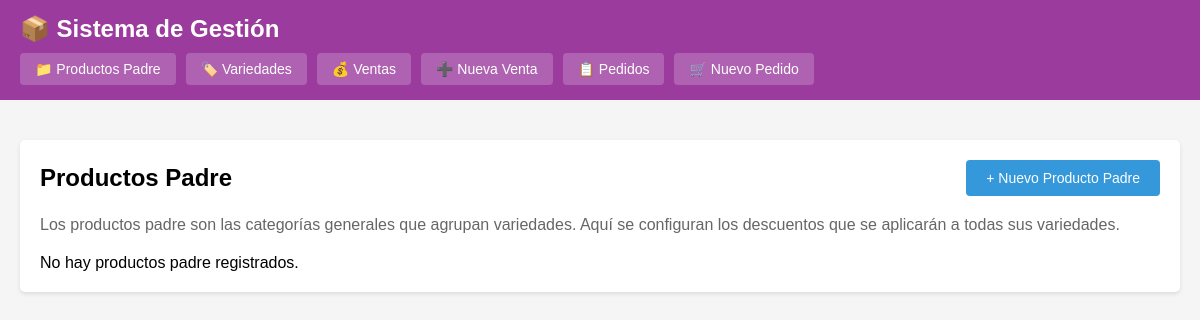
The page /index.php?c=productoPadre&a=index on the database as committed earlier.
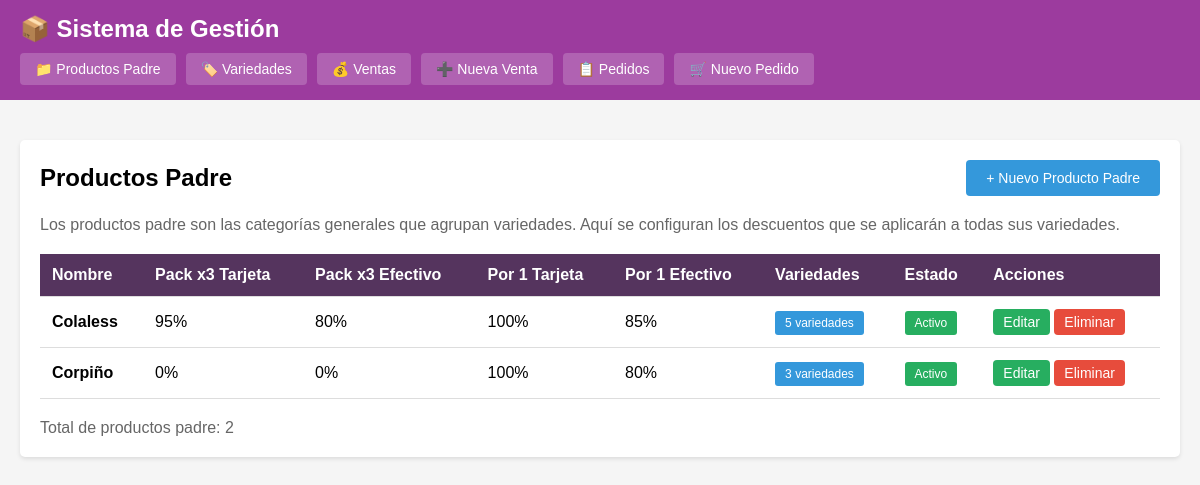
The same page on the database as committed later.
### tables this page shows
CREATE TABLE productos_padre (
            id INTEGER PRIMARY KEY AUTOINCREMENT,
            nombre VARCHAR(200) NOT NULL,
            porcentaje_pack3_tarjeta DECIMAL(5,2) DEFAULT 100,
            porcentaje_pack3_efectivo DECIMAL(5,2) DEFAULT 80,
            porcentaje_unidad_tarjeta DECIMAL(5,2) DEFAULT 100,
            porcentaje_unidad_efectivo DECIMAL(5,2) DEFAULT 80,
            activo INTEGER DEFAULT 1,
            fecha_creacion DATETIME DEFAULT CURRENT_TIMESTAMP
        );

### controllers/ProductoPadreController.php (called while the page is built, shortened)
<?php
class ProductoPadreController {
    private $productoPadreModel;
    public function __construct() {
        $this->productoPadreModel = new ProductoPadre();
    }
    public function index() {
        $productos = $this->productoPadreModel->getAll(true);
        $this->render('productos_padre/index', [
            'productos' => $productos
        ]);
    }
    private function render($view, $data = []) {
        extract($data);
        require BASE_PATH . '/views/' . $view . '.php';
        require BASE_PATH . '/views/layout.php';
    }
}
?>

### config/database.php (called while the page is built, shortened)
<?php
class Database {
    private static $instance = null;
    private $conn;
    private function __construct() {
        try {
            $this->conn = new PDO('sqlite:' . DB_PATH);
            $this->conn->setAttribute(PDO::ATTR_ERRMODE, PDO::ERRMODE_EXCEPTION);
            $this->conn->setAttribute(PDO::ATTR_DEFAULT_FETCH_MODE, PDO::FETCH_ASSOC);
        } catch(PDOException $e) {
            die("Error de conexión: " . $e->getMessage());
        }
    }
    public static function getInstance() {
        if (self::$instance === null) {
            self::$instance = new self();
        }
        return self::$instance;
    }
    public function getConnection() {
        return $this->conn;
    }
}
?>

### models/ProductoPadre.php (called while the page is built, shortened)
<?php
class ProductoPadre {
    private $db;
    public function __construct() {
        $this->db = Database::getInstance()->getConnection();
    }
    public function getAll($soloActivos = true) {
        $sql = "SELECT * FROM productos_padre";
        if ($soloActivos) $sql .= " WHERE activo = 1";
        $sql .= " ORDER BY nombre";
        $stmt = $this->db->query($sql);
        return $stmt->fetchAll();
    }
    public function cantidadVariedades($id) {
        $stmt = $this->db->prepare("SELECT COUNT(*) FROM variedades WHERE producto_padre_id = ? AND activo = 1");
        $stmt->execute([$id]);
        return $stmt->fetchColumn();
    }
}
?>

### views/productos_padre/index.php (the view)
<div style="display: flex; justify-content: space-between; align-items: center; margin-bottom: 20px;">
    <h2>Productos Padre</h2>
    <a href="index.php?c=productoPadre&a=crear" class="btn btn-primary">+ Nuevo Producto Padre</a>
</div>
<p style="color: #666; margin-bottom: 20px;">
    Los productos padre son las categorías generales que agrupan variedades. Aquí se configuran los descuentos que se aplicarán a todas sus variedades.
</p>
<?php if (empty($productos)): ?>
    <p>No hay productos padre registrados.</p>
<?php else: ?>
    <table>
        <thead>
            <tr>
                <th>Nombre</th>
                <th>Pack x3 Tarjeta</th>
                <th>Pack x3 Efectivo</th>
                <th>Por 1 Tarjeta</th>
                <th>Por 1 Efectivo</th>
                <th>Variedades</th>
                <th>Estado</th>
                <th>Acciones</th>
            </tr>
        </thead>
        <tbody>
            <?php
            $productoPadreModel = new ProductoPadre();
            foreach ($productos as $prod):
                $cantidad_variedades = $productoPadreModel->cantidadVariedades($prod['id']);
            ?>
                <tr>
                    <td><strong><?= htmlspecialchars($prod['nombre']) ?></strong></td>
                    <td><?= $prod['porcentaje_pack3_tarjeta'] ?>%</td>
                    <td><?= $prod['porcentaje_pack3_efectivo'] ?>%</td>
                    <td><?= $prod['porcentaje_unidad_tarjeta'] ?>%</td>
                    <td><?= $prod['porcentaje_unidad_efectivo'] ?>%</td>
                    <td>
                        <span class="badge" style="background: #3498db;"><?= $cantidad_variedades ?> variedades</span>
                    </td>
                    <td>
                        <span class="badge badge-activo">Activo</span>
                    </td>
                    <td>
                        <a href="index.php?c=productoPadre&a=editar&id=<?= $prod['id'] ?>" class="btn btn-success" style="padding: 5px 10px;">Editar</a>
                        <a href="index.php?c=productoPadre&a=eliminar&id=<?= $prod['id'] ?>"
                           class="btn btn-danger"
                           style="padding: 5px 10px;"
                           onclick="return confirm('¿Eliminar este producto padre?')">Eliminar</a>
                    </td>
                </tr>
            <?php endforeach; ?>
        </tbody>
    </table>
    <div style="margin-top: 20px; color: #666;">
        Total de productos padre: <?= count($productos) ?>
    </div>
<?php endif; ?>

Rows that differ between the two databases and show on the page:
added productos_padre: nombre "Colaless", porcentaje_pack3_tarjeta "95", porcentaje_pack3_efectivo "80", porcentaje_unidad_tarjeta "100", porcentaje_unidad_efectivo "85", cantidad_variedades "5"
added productos_padre: nombre "Corpiño", porcentaje_pack3_tarjeta "0", porcentaje_pack3_efectivo "0", porcentaje_unidad_tarjeta "100", porcentaje_unidad_efectivo "80", cantidad_variedades "3"
Other text that changed with them:
count($productos): (not shown) → "2"
text no longer shown: "No hay productos padre registrados."
text now shown: "Nombre Pack x3 Tarjeta Pack x3 Efectivo Por 1 Tarjeta Por 1 Efectivo Variedades Estado Acciones Total de productos padre:"
